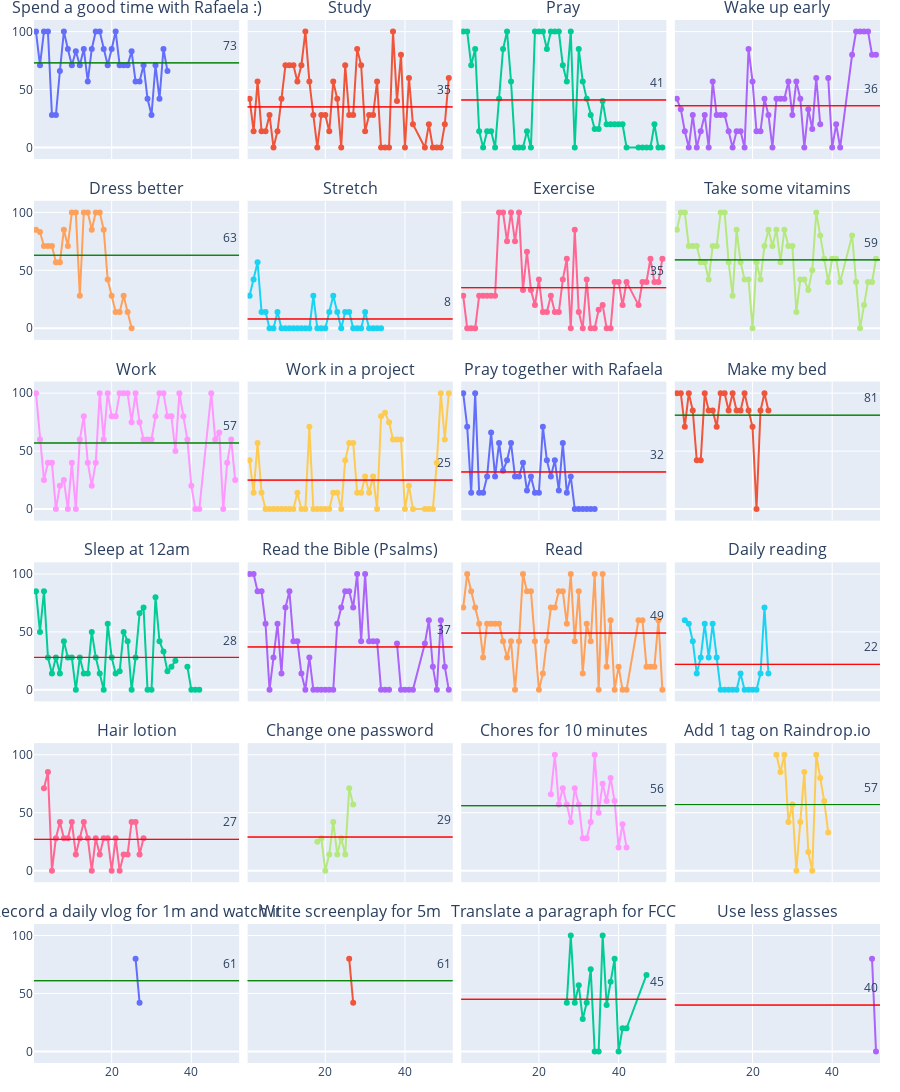

Here is the notebook cell this chart was saved with:
### Code cell
import os
import re
import pandas as pd
import plotly.express as px
from plotly.subplots import make_subplots
import plotly.graph_objects as go
import numpy as np

def parse_week(s):
  pattern = re.compile(r"Week (?P<number>\d+): (?P<qty>\d)/(?P<total>\d)")
  match = pattern.match(s)

  number = int(match.group("number"))
  qty = int(match.group("qty"))
  total = int(match.group("total"))

  return (number, qty, total)

directory = 'Export-ab37a8aa-56cd-4e32-a09b-96b05c412542/Habit Tracker de9812bc2ef24f37abe36f13c9109c47/'

files = os.listdir(directory)
habits = []
for filename in files:
  lines = []
  with open(directory + filename) as file:
      try:
          lines = file.readlines()
      except:
          print(filename)

  name = ""
  weeks = []
  for line in lines:
    if line.startswith("# "):
      name = line.replace("# ", "").strip()
    if line.startswith("Week "):
      weeks.append(parse_week(line.strip()))

  for week in weeks:
    habits.append([name, week[0], week[1], week[2]])

df = pd.DataFrame(habits, columns=['name', 'week', 'done', 'total'])
df['result'] = np.floor(df['done'] / df['total'] * 100)
df = df.sort_values(by="week")

start_end = df.groupby('name').agg({'week': ['min', 'max']})

habits_names = df['name'].unique()

fig = make_subplots(
  rows=6, cols=4, subplot_titles=habits_names, shared_yaxes=True,
  shared_xaxes=True, vertical_spacing=0.04, horizontal_spacing=0.01)

i = 0
means = []
for habit_name in habits_names:
  row = (i // 4) + 1
  col = (i % 4) + 1
  habit = df.query("name=='%s'" % habit_name)
  fig.add_trace(go.Scatter(x=habit["week"], y=habit["result"],
                            mode='lines+markers', name='', text=habit["done"]),
                row=row, col=col)
  i += 1
  means.append({"i": i, "mean": int(np.floor(habit["result"].mean()))})

fig.update_xaxes(range=[0.5, 52])
fig.update_yaxes(range=[-10, 110])
shapes = list(map(lambda x: dict(
  x0=0, x1=52, y0=x["mean"], y1=x["mean"], xref='x' + str(x["i"]), yref='y' + str(x["i"]),
  line_width=1, line_color="green" if x["mean"] > 50 else "red"), means))
means_annotations = list(map(lambda x: dict(
  x=52, y=x["mean"] + 15, xref='x' + str(x["i"]), yref='y' + str(x["i"]),
  showarrow=False, xanchor='right', text=x["mean"]), means))

fig.update_layout(showlegend=False, shapes=shapes, margin_t=20, margin_b=20, margin_r=20, margin_l=20, height=1500)

annotations = [a.to_plotly_json() for a in fig["layout"]["annotations"]]
annotations.extend(means_annotations)
fig["layout"]["annotations"] = annotations

fig.show(config={'displayModeBar': False})
fig.write_image("results.png")

### Figure 1 — Plotly figure (JSON) as saved in the notebook; plotly's stock layout.template omitted (floating-point values rounded to 4 significant figures)
{"data": [{"mode": "lines+markers", "name": "", "text": [7, 5, 6, 7, 2, 2, 4, 6, 6, 5, 5, 5, 6, 4, 6, 5, 6, 6, 5, 6, 7, 5, 5, 5, 5, 4, 4, 5, 3, 2, 5, 3, 6, 4], "type": "scatter", "x": [1, 2, 3, 4, 5, 6, 7, 8, 9, 10, 11, 12, 13, 14, 15, 16, 17, 18, 19, 20, 21, 22, 23, 24, 25, 26, 27, 28, 29, 30, 31, 32, 33, 34], "xaxis": "x", "y": [100, 71, 100, 100, 28, 28, 66, 100, 85, 71, 83, 71, 85, 57, 85, 100, 100, 85, 71, 85, 100, 71, 71, 71, 83, 57, 57, 71, 42, 28, 71, 42, 85, 66], "yaxis": "y"}, {"mode": "lines+markers", "name": "", "text": [3, 1, 4, 1, 1, 2, 0, 1, 3, 5, 5, 5, 4, 5, 7, 4, 2, 0, 2, 2, 1, 4, 3, 0, 5, 2, 2, 6, 5, 1, 2, 2, 4, 0, 0, 0, 5, 2, 4, 0, 3, 1, 0, 1, 0, 0, 0, 1, 3], "type": "scatter", "x": [1, 2, 3, 4, 5, 6, 7, 8, 9, 10, 11, 12, 13, 14, 15, 16, 17, 18, 19, 20, 21, 22, 23, 24, 25, 26, 27, 28, 29, 30, 31, 32, 33, 34, 35, 36, 37, 38, 39, 40, 41, 42, 45, 46, 47, 48, 49, 50, 51], "xaxis": "x2", "y": [42, 14, 57, 14, 14, 28, 0, 14, 42, 71, 71, 71, 57, 71, 100, 57, 28, 0, 28, 28, 14, 57, 42, 0, 71, 28, 28, 85, 71, 14, 28, 28, 57, 0, 0, 0, 100, 40, 80, 0, 60, 20, 0, 20, 0, 0, 0, 20, 60], "yaxis": "y2"}, {"mode": "lines+markers", "name": "", "text": [7, 7, 5, 6, 1, 0, 1, 1, 0, 3, 6, 7, 4, 0, 0, 0, 1, 0, 7, 7, 7, 6, 7, 7, 7, 5, 4, 7, 0, 6, 4, 3, 2, 1, 1, 2, 1, 1, 1, 1, 1, 0, 0, 0, 0, 0, 1, 0, 0], "type": "scatter", "x": [1, 2, 3, 4, 5, 6, 7, 8, 9, 10, 11, 12, 13, 14, 15, 16, 17, 18, 19, 20, 21, 22, 23, 24, 25, 26, 27, 28, 29, 30, 31, 32, 33, 34, 35, 36, 37, 38, 39, 40, 41, 42, 45, 46, 47, 48, 49, 50, 51], "xaxis": "x3", "y": [100, 100, 71, 85, 14, 0, 14, 14, 0, 42, 85, 100, 57, 0, 0, 0, 14, 0, 100, 100, 100, 85, 100, 100, 100, 71, 57, 100, 0, 85, 57, 42, 28, 16, 16, 40, 20, 20, 20, 20, 20, 0, 0, 0, 0, 0, 20, 0, 0], "yaxis": "y3"}, {"mode": "lines+markers", "name": "", "text": [3, 2, 1, 0, 2, 0, 1, 2, 0, 4, 2, 2, 2, 1, 0, 1, 1, 0, 6, 4, 1, 1, 3, 2, 0, 3, 3, 3, 4, 2, 4, 3, 0, 2, 1, 3, 1, 0, 3, 0, 1, 0, 4, 5, 5, 5, 5, 4, 4], "type": "scatter", "x": [1, 2, 3, 4, 5, 6, 7, 8, 9, 10, 11, 12, 13, 14, 15, 16, 17, 18, 19, 20, 21, 22, 23, 24, 25, 26, 27, 28, 29, 30, 31, 32, 33, 34, 35, 36, 37, 38, 39, 40, 41, 42, 45, 46, 47, 48, 49, 50, 51], "xaxis": "x4", "y": [42, 33, 14, 0, 28, 0, 14, 28, 0, 57, 28, 28, 28, 14, 0, 14, 14, 0, 85, 57, 14, 14, 42, 28, 0, 42, 42, 42, 57, 28, 57, 42, 0, 33, 16, 60, 20, null, 60, 0, 20, 0, 80, 100, 100, 100, 100, 80, 80], "yaxis": "y4"}, {"mode": "lines+markers", "name": "", "text": [6, 5, 5, 5, 5, 4, 4, 6, 5, 7, 7, 2, 7, 7, 6, 7, 7, 6, 3, 2, 1, 1, 2, 1, 0], "type": "scatter", "x": [1, 2, 3, 4, 5, 6, 7, 8, 9, 10, 11, 12, 13, 14, 15, 16, 17, 18, 19, 20, 21, 22, 23, 24, 25], "xaxis": "x5", "y": [85, 83, 71, 71, 71, 57, 57, 85, 71, 100, 100, 28, 100, 100, 85, 100, 100, 85, 42, 28, 14, 14, 28, 14, 0], "yaxis": "y5"}, {"mode": "lines+markers", "name": "", "text": [2, 3, 4, 1, 1, 0, 0, 1, 0, 0, 0, 0, 0, 0, 0, 0, 2, 0, 0, 0, 1, 2, 1, 0, 1, 1, 0, 0, 0, 1, 0, 0, 0, 0], "type": "scatter", "x": [1, 2, 3, 4, 5, 6, 7, 8, 9, 10, 11, 12, 13, 14, 15, 16, 17, 18, 19, 20, 21, 22, 23, 24, 25, 26, 27, 28, 29, 30, 31, 32, 33, 34], "xaxis": "x6", "y": [28, 42, 57, 14, 14, 0, 0, 14, 0, 0, 0, 0, 0, 0, 0, 0, 28, 0, 0, 0, 14, 28, 14, 0, 14, 14, 0, 0, 0, 14, 0, 0, 0, 0], "yaxis": "y6"}, {"mode": "lines+markers", "name": "", "text": [2, 0, 0, 0, 2, 2, 2, 2, 2, 3, 3, 3, 3, 3, 3, 1, 2, 1, 1, 3, 1, 1, 2, 1, 1, 3, 3, 0, 6, 1, 0, 3, 0, 0, 1, 1, 0, 0, 2, 2, 1, 2, 1, 2, 2, 3, 2, 2, 3], "type": "scatter", "x": [1, 2, 3, 4, 5, 6, 7, 8, 9, 10, 11, 12, 13, 14, 15, 16, 17, 18, 19, 20, 21, 22, 23, 24, 25, 26, 27, 28, 29, 30, 31, 32, 33, 34, 35, 36, 37, 38, 39, 40, 41, 42, 45, 46, 47, 48, 49, 50, 51], "xaxis": "x7", "y": [28, 0, 0, 0, 28, 28, 28, 28, 28, 100, 100, 75, 100, 75, 100, 33, 66, 33, 20, 42, 14, 14, 28, 14, 14, 42, 60, 0, 85, 14, 0, 42, 0, 0, 16, 20, 0, 0, 40, 40, 20, 40, 20, 40, 40, 60, 40, 40, 60], "yaxis": "y7"}, {"mode": "lines+markers", "name": "", "text": [6, 7, 7, 5, 5, 5, 4, 4, 3, 5, 5, 7, 7, 4, 2, 6, 4, 3, 3, 0, 4, 3, 5, 6, 5, 6, 4, 6, 5, 5, 1, 3, 3, 2, 3, 5, 4, 3, 2, 3, 3, 2, 4, 2, 0, 1, 2, 2, 3], "type": "scatter", "x": [1, 2, 3, 4, 5, 6, 7, 8, 9, 10, 11, 12, 13, 14, 15, 16, 17, 18, 19, 20, 21, 22, 23, 24, 25, 26, 27, 28, 29, 30, 31, 32, 33, 34, 35, 36, 37, 38, 39, 40, 41, 42, 45, 46, 47, 48, 49, 50, 51], "xaxis": "x8", "y": [85, 100, 100, 71, 71, 71, 57, 57, 42, 71, 71, 100, 100, 57, 28, 85, 57, 42, 42, 0, 57, 42, 71, 85, 71, 85, 57, 85, 71, 71, 14, 42, 42, 33, 50, 100, 80, 60, 40, 60, 60, 40, 80, 40, 0, 20, 40, 40, 60], "yaxis": "y8"}, {"mode": "lines+markers", "name": "", "text": [5, 3, 1, 2, 2, 0, 1, 1, 0, 2, 0, 3, 4, 2, 1, 2, 5, 3, 5, 4, 4, 4, 5, 5, 3, 4, 3, 3, 3, 3, 4, 5, 5, 4, 4, 2, 5, 4, 3, 1, 0, 0, 5, 3, 2, 0, 2, 3, 1], "type": "scatter", "x": [1, 2, 3, 4, 5, 6, 7, 8, 9, 10, 11, 12, 13, 14, 15, 16, 17, 18, 19, 20, 21, 22, 23, 24, 25, 26, 27, 28, 29, 30, 31, 32, 33, 34, 35, 36, 37, 38, 39, 40, 41, 42, 45, 46, 47, 48, 49, 50, 51], "xaxis": "x9", "y": [100, 60, 25, 40, 40, 0, 20, 25, 0, 40, 0, 60, 80, 40, 20, 40, 100, 60, 100, 80, 80, 100, 100, 100, 75, 100, 75, 60, 60, 60, 80, 100, 100, 80, 80, 50, 100, 80, 60, 20, 0, 0, 100, 60, 66, 0, 40, 60, 25], "yaxis": "y9"}, {"mode": "lines+markers", "name": "", "text": [3, 1, 4, 1, 0, 0, 0, 0, 0, 0, 0, 0, 1, 0, 0, 5, 0, 0, 0, 0, 0, 1, 1, 0, 3, 4, 4, 1, 1, 2, 1, 2, 0, 4, 5, 3, 3, 3, 3, 0, 1, 0, 0, 0, 0, 2, 5, 3, 5], "type": "scatter", "x": [1, 2, 3, 4, 5, 6, 7, 8, 9, 10, 11, 12, 13, 14, 15, 16, 17, 18, 19, 20, 21, 22, 23, 24, 25, 26, 27, 28, 29, 30, 31, 32, 33, 34, 35, 36, 37, 38, 39, 40, 41, 42, 45, 46, 47, 48, 49, 50, 51], "xaxis": "x10", "y": [42, 14, 57, 14, 0, 0, 0, 0, 0, 0, 0, 0, 14, 0, 0, 71, 0, 0, 0, 0, 0, 14, 14, 0, 42, 57, 57, 14, 14, 28, 14, 28, 0, 80, 83, 75, 60, 60, 60, 0, 20, 0, 0, 0, 0, 40, 100, 60, 100], "yaxis": "y10"}, {"mode": "lines+markers", "name": "", "text": [1, 5, 1, 7, 1, 1, 2, 4, 2, 4, 2, 3, 4, 2, 2, 2, 1, 2, 1, 1, 5, 3, 2, 3, 1, 4, 1, 2, 0, 0, 0, 0, 0, 0], "type": "scatter", "x": [1, 2, 3, 4, 5, 6, 7, 8, 9, 10, 11, 12, 13, 14, 15, 16, 17, 18, 19, 20, 21, 22, 23, 24, 25, 26, 27, 28, 29, 30, 31, 32, 33, 34], "xaxis": "x11", "y": [100, 71, 14, 100, 14, 14, 28, 66, 28, 57, 33, 42, 57, 28, 28, 40, 16, 28, 14, 14, 71, 42, 28, 42, 16, 57, 14, 28, 0, 0, 0, 0, 0, 0], "yaxis": "y11"}, {"mode": "lines+markers", "name": "", "text": [7, 6, 5, 7, 6, 3, 3, 7, 6, 6, 5, 7, 7, 6, 7, 6, 6, 7, 6, 5, 0, 6, 7, 6], "type": "scatter", "x": [1, 2, 3, 4, 5, 6, 7, 8, 9, 10, 11, 12, 13, 14, 15, 16, 17, 18, 19, 20, 21, 22, 23, 24], "xaxis": "x12", "y": [100, 100, 71, 100, 85, 42, 42, 100, 85, 85, 71, 100, 100, 85, 100, 85, 85, 100, 85, 71, 0, 85, 100, 85], "yaxis": "y12"}, {"mode": "lines+markers", "name": "", "text": [6, 3, 6, 2, 1, 2, 1, 3, 2, 2, 0, 2, 1, 1, 3, 2, 1, 0, 4, 2, 1, 1, 3, 3, 0, 2, 4, 5, 0, 0, 4, 3, 2, 1, 1, 1, 0, 0, 1, 0, 0, 0], "type": "scatter", "x": [1, 2, 3, 4, 5, 6, 7, 8, 9, 10, 11, 12, 13, 14, 15, 16, 17, 18, 19, 20, 21, 22, 23, 24, 25, 26, 27, 28, 29, 30, 31, 32, 33, 34, 35, 36, 37, 38, 39, 40, 41, 42], "xaxis": "x13", "y": [85, 50, 85, 28, 14, 28, 14, 42, 28, 28, 0, 28, 14, 14, 50, 28, 14, 0, 57, 28, 14, 16, 50, 42, 0, 28, 66, 71, 0, 0, 80, 42, 33, 16, 20, 25, null, null, 20, 0, 0, 0], "yaxis": "y13"}, {"mode": "lines+markers", "name": "", "text": [7, 7, 6, 6, 4, 0, 2, 4, 1, 5, 6, 3, 3, 1, 0, 2, 0, 0, 0, 0, 0, 0, 4, 5, 6, 6, 5, 7, 3, 7, 3, 3, 3, 0, 0, 0, 0, 2, 0, 0, 0, 0, 2, 3, 1, 0, 3, 1, 0], "type": "scatter", "x": [1, 2, 3, 4, 5, 6, 7, 8, 9, 10, 11, 12, 13, 14, 15, 16, 17, 18, 19, 20, 21, 22, 23, 24, 25, 26, 27, 28, 29, 30, 31, 32, 33, 34, 35, 36, 37, 38, 39, 40, 41, 42, 45, 46, 47, 48, 49, 50, 51], "xaxis": "x14", "y": [100, 100, 85, 85, 57, 0, 28, 57, 14, 71, 85, 42, 42, 14, 0, 28, 0, 0, 0, 0, 0, 0, 57, 71, 85, 85, 71, 100, 42, 100, 42, 42, 42, 0, 0, 0, null, 40, 0, 0, 0, 0, 40, 60, 20, 0, 60, 20, 0], "yaxis": "y14"}, {"mode": "lines+markers", "name": "", "text": [5, 7, 6, 5, 4, 2, 4, 4, 4, 4, 3, 2, 3, 0, 3, 7, 6, 6, 3, 0, 1, 3, 5, 5, 6, 6, 4, 7, 3, 6, 1, 4, 3, 2, 0, 1, 1, 3, 0, 1, 0, 0, 3, 3, 1, 1, 1, 3, 0], "type": "scatter", "x": [1, 2, 3, 4, 5, 6, 7, 8, 9, 10, 11, 12, 13, 14, 15, 16, 17, 18, 19, 20, 21, 22, 23, 24, 25, 26, 27, 28, 29, 30, 31, 32, 33, 34, 35, 36, 37, 38, 39, 40, 41, 42, 45, 46, 47, 48, 49, 50, 51], "xaxis": "x15", "y": [71, 100, 85, 71, 57, 28, 57, 57, 57, 57, 42, 28, 42, 0, 42, 100, 85, 85, 42, 0, 14, 42, 71, 71, 85, 85, 57, 100, 42, 85, 14, 57, 42, 100, 0, 100, 20, 60, 0, 20, 0, 0, 60, 60, 20, 20, 20, 60, 0], "yaxis": "y15"}, {"mode": "lines+markers", "name": "", "text": [3, 4, 3, 1, 2, 4, 2, 4, 2, 0, 0, 0, 0, 0, 1, 0, 0, 0, 0, 1, 5, 1], "type": "scatter", "x": [3, 4, 5, 6, 7, 8, 9, 10, 11, 12, 13, 14, 15, 16, 17, 18, 19, 20, 21, 22, 23, 24], "xaxis": "x16", "y": [60, 57, 42, 14, 28, 57, 28, 57, 28, 0, 0, 0, 0, 0, 14, 0, 0, 0, 0, 14, 71, 14], "yaxis": "y16"}, {"mode": "lines+markers", "name": "", "text": [5, 6, 0, 2, 3, 2, 2, 3, 1, 2, 3, 2, 0, 2, 1, 2, 2, 0, 2, 0, 1, 1, 3, 3, 1, 2], "type": "scatter", "x": [3, 4, 5, 6, 7, 8, 9, 10, 11, 12, 13, 14, 15, 16, 17, 18, 19, 20, 21, 22, 23, 24, 25, 26, 27, 28], "xaxis": "x17", "y": [71, 85, 0, 28, 42, 28, 28, 42, 14, 28, 42, 28, 0, 28, 14, 28, 28, 0, 28, 0, 14, 14, 42, 42, 14, 28], "yaxis": "y17"}, {"mode": "lines+markers", "name": "", "text": [1, 2, 0, 1, 3, 1, 2, 1, 5, 4], "type": "scatter", "x": [18, 19, 20, 21, 22, 23, 24, 25, 26, 27], "xaxis": "x18", "y": [25, 28, 0, 14, 42, 14, 28, 14, 71, 57], "yaxis": "y18"}, {"mode": "lines+markers", "name": "", "text": [4, 7, 4, 5, 4, 3, 5, 4, 2, 2, 3, 5, 3, 3, 3, 4, 3, 1, 2, 1], "type": "scatter", "x": [23, 24, 25, 26, 27, 28, 29, 30, 31, 32, 33, 34, 35, 36, 37, 38, 39, 40, 41, 42], "xaxis": "x19", "y": [66, 100, 57, 71, 57, 42, 71, 57, 28, 28, 42, 100, 50, 75, 60, 80, 60, 20, 40, 20], "yaxis": "y19"}, {"mode": "lines+markers", "name": "", "text": [4, 6, 7, 3, 4, 0, 3, 6, 1, 0, 4, 4, 3, 1], "type": "scatter", "x": [26, 27, 28, 29, 30, 31, 32, 33, 34, 35, 36, 37, 38, 39], "xaxis": "x20", "y": [100, 85, 100, 42, 57, 0, 42, 85, 16, 0, 100, 80, 60, 33], "yaxis": "y20"}, {"mode": "lines+markers", "name": "", "text": [4, 3], "type": "scatter", "x": [26, 27], "xaxis": "x21", "y": [80, 42], "yaxis": "y21"}, {"mode": "lines+markers", "name": "", "text": [4, 3], "type": "scatter", "x": [26, 27], "xaxis": "x22", "y": [80, 42], "yaxis": "y22"}, {"mode": "lines+markers", "name": "", "text": [3, 7, 3, 4, 2, 3, 5, 0, 0, 4, 2, 3, 4, 0, 1, 1, 2], "type": "scatter", "x": [27, 28, 29, 30, 31, 32, 33, 34, 35, 36, 37, 38, 39, 40, 41, 42, 47], "xaxis": "x23", "y": [42, 100, 42, 57, 28, 42, 71, 0, 0, 100, 40, 60, 80, 0, 20, 20, 66], "yaxis": "y23"}, {"mode": "lines+markers", "name": "", "text": [4, 0], "type": "scatter", "x": [50, 51], "xaxis": "x24", "y": [80, 0], "yaxis": "y24"}], "layout": {"annotations": [{"font": {"size": 16}, "showarrow": false, "text": "Spend a good time with Rafaela :)", "x": 0.1212, "xanchor": "center", "xref": "paper", "y": 1, "yanchor": "bottom", "yref": "paper"}, {"font": {"size": 16}, "showarrow": false, "text": "Study", "x": 0.3738, "xanchor": "center", "xref": "paper", "y": 1, "yanchor": "bottom", "yref": "paper"}, {"font": {"size": 16}, "showarrow": false, "text": "Pray", "x": 0.6262, "xanchor": "center", "xref": "paper", "y": 1, "yanchor": "bottom", "yref": "paper"}, {"font": {"size": 16}, "showarrow": false, "text": "Wake up early", "x": 0.8788, "xanchor": "center", "xref": "paper", "y": 1, "yanchor": "bottom", "yref": "paper"}, {"font": {"size": 16}, "showarrow": false, "text": "Dress better", "x": 0.1212, "xanchor": "center", "xref": "paper", "y": 0.8267, "yanchor": "bottom", "yref": "paper"}, {"font": {"size": 16}, "showarrow": false, "text": "Stretch", "x": 0.3738, "xanchor": "center", "xref": "paper", "y": 0.8267, "yanchor": "bottom", "yref": "paper"}, {"font": {"size": 16}, "showarrow": false, "text": "Exercise", "x": 0.6262, "xanchor": "center", "xref": "paper", "y": 0.8267, "yanchor": "bottom", "yref": "paper"}, {"font": {"size": 16}, "showarrow": false, "text": "Take some vitamins", "x": 0.8788, "xanchor": "center", "xref": "paper", "y": 0.8267, "yanchor": "bottom", "yref": "paper"}, {"font": {"size": 16}, "showarrow": false, "text": "Work", "x": 0.1212, "xanchor": "center", "xref": "paper", "y": 0.6533, "yanchor": "bottom", "yref": "paper"}, {"font": {"size": 16}, "showarrow": false, "text": "Work in a project", "x": 0.3738, "xanchor": "center", "xref": "paper", "y": 0.6533, "yanchor": "bottom", "yref": "paper"}, {"font": {"size": 16}, "showarrow": false, "text": "Pray together with Rafaela", "x": 0.6262, "xanchor": "center", "xref": "paper", "y": 0.6533, "yanchor": "bottom", "yref": "paper"}, {"font": {"size": 16}, "showarrow": false, "text": "Make my bed", "x": 0.8788, "xanchor": "center", "xref": "paper", "y": 0.6533, "yanchor": "bottom", "yref": "paper"}, {"font": {"size": 16}, "showarrow": false, "text": "Sleep at 12am", "x": 0.1212, "xanchor": "center", "xref": "paper", "y": 0.48, "yanchor": "bottom", "yref": "paper"}, {"font": {"size": 16}, "showarrow": false, "text": "Read the Bible (Psalms)", "x": 0.3738, "xanchor": "center", "xref": "paper", "y": 0.48, "yanchor": "bottom", "yref": "paper"}, {"font": {"size": 16}, "showarrow": false, "text": "Read", "x": 0.6262, "xanchor": "center", "xref": "paper", "y": 0.48, "yanchor": "bottom", "yref": "paper"}, {"font": {"size": 16}, "showarrow": false, "text": "Daily reading", "x": 0.8788, "xanchor": "center", "xref": "paper", "y": 0.48, "yanchor": "bottom", "yref": "paper"}, {"font": {"size": 16}, "showarrow": false, "text": "Hair lotion", "x": 0.1212, "xanchor": "center", "xref": "paper", "y": 0.3067, "yanchor": "bottom", "yref": "paper"}, {"font": {"size": 16}, "showarrow": false, "text": "Change one password", "x": 0.3738, "xanchor": "center", "xref": "paper", "y": 0.3067, "yanchor": "bottom", "yref": "paper"}, {"font": {"size": 16}, "showarrow": false, "text": "Chores for 10 minutes", "x": 0.6262, "xanchor": "center", "xref": "paper", "y": 0.3067, "yanchor": "bottom", "yref": "paper"}, {"font": {"size": 16}, "showarrow": false, "text": "Add 1 tag on Raindrop.io", "x": 0.8788, "xanchor": "center", "xref": "paper", "y": 0.3067, "yanchor": "bottom", "yref": "paper"}, {"font": {"size": 16}, "showarrow": false, "text": "Record a daily vlog for 1m and watch it", "x": 0.1212, "xanchor": "center", "xref": "paper", "y": 0.1333, "yanchor": "bottom", "yref": "paper"}, {"font": {"size": 16}, "showarrow": false, "text": "Write screenplay for 5m", "x": 0.3738, "xanchor": "center", "xref": "paper", "y": 0.1333, "yanchor": "bottom", "yref": "paper"}, {"font": {"size": 16}, "showarrow": false, "text": "Translate a paragraph for FCC", "x": 0.6262, "xanchor": "center", "xref": "paper", "y": 0.1333, "yanchor": "bottom", "yref": "paper"}, {"font": {"size": 16}, "showarrow": false, "text": "Use less glasses", "x": 0.8788, "xanchor": "center", "xref": "paper", "y": 0.1333, "yanchor": "bottom", "yref": "paper"}, {"showarrow": false, "text": "73", "x": 52, "xanchor": "right", "xref": "x", "y": 88, "yref": "y"}, {"showarrow": false, "text": "35", "x": 52, "xanchor": "right", "xref": "x2", "y": 50, "yref": "y2"}, {"showarrow": false, "text": "41", "x": 52, "xanchor": "right", "xref": "x3", "y": 56, "yref": "y3"}, {"showarrow": false, "text": "36", "x": 52, "xanchor": "right", "xref": "x4", "y": 51, "yref": "y4"}, {"showarrow": false, "text": "63", "x": 52, "xanchor": "right", "xref": "x5", "y": 78, "yref": "y5"}, {"showarrow": false, "text": "8", "x": 52, "xanchor": "right", "xref": "x6", "y": 23, "yref": "y6"}, {"showarrow": false, "text": "35", "x": 52, "xanchor": "right", "xref": "x7", "y": 50, "yref": "y7"}, {"showarrow": false, "text": "59", "x": 52, "xanchor": "right", "xref": "x8", "y": 74, "yref": "y8"}, {"showarrow": false, "text": "57", "x": 52, "xanchor": "right", "xref": "x9", "y": 72, "yref": "y9"}, {"showarrow": false, "text": "25", "x": 52, "xanchor": "right", "xref": "x10", "y": 40, "yref": "y10"}, {"showarrow": false, "text": "32", "x": 52, "xanchor": "right", "xref": "x11", "y": 47, "yref": "y11"}, {"showarrow": false, "text": "81", "x": 52, "xanchor": "right", "xref": "x12", "y": 96, "yref": "y12"}, {"showarrow": false, "text": "28", "x": 52, "xanchor": "right", "xref": "x13", "y": 43, "yref": "y13"}, {"showarrow": false, "text": "37", "x": 52, "xanchor": "right", "xref": "x14", "y": 52, "yref": "y14"}, {"showarrow": false, "text": "49", "x": 52, "xanchor": "right", "xref": "x15", "y": 64, "yref": "y15"}, {"showarrow": false, "text": "22", "x": 52, "xanchor": "right", "xref": "x16", "y": 37, "yref": "y16"}, {"showarrow": false, "text": "27", "x": 52, "xanchor": "right", "xref": "x17", "y": 42, "yref": "y17"}, {"showarrow": false, "text": "29", "x": 52, "xanchor": "right", "xref": "x18", "y": 44, "yref": "y18"}, {"showarrow": false, "text": "56", "x": 52, "xanchor": "right", "xref": "x19", "y": 71, "yref": "y19"}, {"showarrow": false, "text": "57", "x": 52, "xanchor": "right", "xref": "x20", "y": 72, "yref": "y20"}, {"showarrow": false, "text": "61", "x": 52, "xanchor": "right", "xref": "x21", "y": 76, "yref": "y21"}, {"showarrow": false, "text": "61", "x": 52, "xanchor": "right", "xref": "x22", "y": 76, "yref": "y22"}, {"showarrow": false, "text": "45", "x": 52, "xanchor": "right", "xref": "x23", "y": 60, "yref": "y23"}, {"showarrow": false, "text": "40", "x": 52, "xanchor": "right", "xref": "x24", "y": 55, "yref": "y24"}], "height": 1500, "margin": {"b": 20, "l": 20, "r": 20, "t": 20}, "shapes": [{"line": {"color": "green", "width": 1}, "x0": 0, "x1": 52, "xref": "x", "y0": 73, "y1": 73, "yref": "y"}, {"line": {"color": "red", "width": 1}, "x0": 0, "x1": 52, "xref": "x2", "y0": 35, "y1": 35, "yref": "y2"}, {"line": {"color": "red", "width": 1}, "x0": 0, "x1": 52, "xref": "x3", "y0": 41, "y1": 41, "yref": "y3"}, {"line": {"color": "red", "width": 1}, "x0": 0, "x1": 52, "xref": "x4", "y0": 36, "y1": 36, "yref": "y4"}, {"line": {"color": "green", "width": 1}, "x0": 0, "x1": 52, "xref": "x5", "y0": 63, "y1": 63, "yref": "y5"}, {"line": {"color": "red", "width": 1}, "x0": 0, "x1": 52, "xref": "x6", "y0": 8, "y1": 8, "yref": "y6"}, {"line": {"color": "red", "width": 1}, "x0": 0, "x1": 52, "xref": "x7", "y0": 35, "y1": 35, "yref": "y7"}, {"line": {"color": "green", "width": 1}, "x0": 0, "x1": 52, "xref": "x8", "y0": 59, "y1": 59, "yref": "y8"}, {"line": {"color": "green", "width": 1}, "x0": 0, "x1": 52, "xref": "x9", "y0": 57, "y1": 57, "yref": "y9"}, {"line": {"color": "red", "width": 1}, "x0": 0, "x1": 52, "xref": "x10", "y0": 25, "y1": 25, "yref": "y10"}, {"line": {"color": "red", "width": 1}, "x0": 0, "x1": 52, "xref": "x11", "y0": 32, "y1": 32, "yref": "y11"}, {"line": {"color": "green", "width": 1}, "x0": 0, "x1": 52, "xref": "x12", "y0": 81, "y1": 81, "yref": "y12"}, {"line": {"color": "red", "width": 1}, "x0": 0, "x1": 52, "xref": "x13", "y0": 28, "y1": 28, "yref": "y13"}, {"line": {"color": "red", "width": 1}, "x0": 0, "x1": 52, "xref": "x14", "y0": 37, "y1": 37, "yref": "y14"}, {"line": {"color": "red", "width": 1}, "x0": 0, "x1": 52, "xref": "x15", "y0": 49, "y1": 49, "yref": "y15"}, {"line": {"color": "red", "width": 1}, "x0": 0, "x1": 52, "xref": "x16", "y0": 22, "y1": 22, "yref": "y16"}, {"line": {"color": "red", "width": 1}, "x0": 0, "x1": 52, "xref": "x17", "y0": 27, "y1": 27, "yref": "y17"}, {"line": {"color": "red", "width": 1}, "x0": 0, "x1": 52, "xref": "x18", "y0": 29, "y1": 29, "yref": "y18"}, {"line": {"color": "green", "width": 1}, "x0": 0, "x1": 52, "xref": "x19", "y0": 56, "y1": 56, "yref": "y19"}, {"line": {"color": "green", "width": 1}, "x0": 0, "x1": 52, "xref": "x20", "y0": 57, "y1": 57, "yref": "y20"}, {"line": {"color": "green", "width": 1}, "x0": 0, "x1": 52, "xref": "x21", "y0": 61, "y1": 61, "yref": "y21"}, {"line": {"color": "green", "width": 1}, "x0": 0, "x1": 52, "xref": "x22", "y0": 61, "y1": 61, "yref": "y22"}, {"line": {"color": "red", "width": 1}, "x0": 0, "x1": 52, "xref": "x23", "y0": 45, "y1": 45, "yref": "y23"}, {"line": {"color": "red", "width": 1}, "x0": 0, "x1": 52, "xref": "x24", "y0": 40, "y1": 40, "yref": "y24"}], "showlegend": false, "xaxis": {"anchor": "y", "domain": [0, 0.2425], "matches": "x21", "range": [0.5, 52], "showticklabels": false}, "xaxis10": {"anchor": "y10", "domain": [0.2525, 0.495], "matches": "x22", "range": [0.5, 52], "showticklabels": false}, "xaxis11": {"anchor": "y11", "domain": [0.505, 0.7475], "matches": "x23", "range": [0.5, 52], "showticklabels": false}, "xaxis12": {"anchor": "y12", "domain": [0.7575, 1], "matches": "x24", "range": [0.5, 52], "showticklabels": false}, "xaxis13": {"anchor": "y13", "domain": [0, 0.2425], "matches": "x21", "range": [0.5, 52], "showticklabels": false}, "xaxis14": {"anchor": "y14", "domain": [0.2525, 0.495], "matches": "x22", "range": [0.5, 52], "showticklabels": false}, "xaxis15": {"anchor": "y15", "domain": [0.505, 0.7475], "matches": "x23", "range": [0.5, 52], "showticklabels": false}, "xaxis16": {"anchor": "y16", "domain": [0.7575, 1], "matches": "x24", "range": [0.5, 52], "showticklabels": false}, "xaxis17": {"anchor": "y17", "domain": [0, 0.2425], "matches": "x21", "range": [0.5, 52], "showticklabels": false}, "xaxis18": {"anchor": "y18", "domain": [0.2525, 0.495], "matches": "x22", "range": [0.5, 52], "showticklabels": false}, "xaxis19": {"anchor": "y19", "domain": [0.505, 0.7475], "matches": "x23", "range": [0.5, 52], "showticklabels": false}, "xaxis2": {"anchor": "y2", "domain": [0.2525, 0.495], "matches": "x22", "range": [0.5, 52], "showticklabels": false}, "xaxis20": {"anchor": "y20", "domain": [0.7575, 1], "matches": "x24", "range": [0.5, 52], "showticklabels": false}, "xaxis21": {"anchor": "y21", "domain": [0, 0.2425], "range": [0.5, 52]}, "xaxis22": {"anchor": "y22", "domain": [0.2525, 0.495], "range": [0.5, 52]}, "xaxis23": {"anchor": "y23", "domain": [0.505, 0.7475], "range": [0.5, 52]}, "xaxis24": {"anchor": "y24", "domain": [0.7575, 1], "range": [0.5, 52]}, "xaxis3": {"anchor": "y3", "domain": [0.505, 0.7475], "matches": "x23", "range": [0.5, 52], "showticklabels": false}, "xaxis4": {"anchor": "y4", "domain": [0.7575, 1], "matches": "x24", "range": [0.5, 52], "showticklabels": false}, "xaxis5": {"anchor": "y5", "domain": [0, 0.2425], "matches": "x21", "range": [0.5, 52], "showticklabels": false}, "xaxis6": {"anchor": "y6", "domain": [0.2525, 0.495], "matches": "x22", "range": [0.5, 52], "showticklabels": false}, "xaxis7": {"anchor": "y7", "domain": [0.505, 0.7475], "matches": "x23", "range": [0.5, 52], "showticklabels": false}, "xaxis8": {"anchor": "y8", "domain": [0.7575, 1], "matches": "x24", "range": [0.5, 52], "showticklabels": false}, "xaxis9": {"anchor": "y9", "domain": [0, 0.2425], "matches": "x21", "range": [0.5, 52], "showticklabels": false}, "yaxis": {"anchor": "x", "domain": [0.8667, 1], "range": [-10, 110]}, "yaxis10": {"anchor": "x10", "domain": [0.52, 0.6533], "matches": "y9", "range": [-10, 110], "showticklabels": false}, "yaxis11": {"anchor": "x11", "domain": [0.52, 0.6533], "matches": "y9", "range": [-10, 110], "showticklabels": false}, "yaxis12": {"anchor": "x12", "domain": [0.52, 0.6533], "matches": "y9", "range": [-10, 110], "showticklabels": false}, "yaxis13": {"anchor": "x13", "domain": [0.3467, 0.48], "range": [-10, 110]}, "yaxis14": {"anchor": "x14", "domain": [0.3467, 0.48], "matches": "y13", "range": [-10, 110], "showticklabels": false}, "yaxis15": {"anchor": "x15", "domain": [0.3467, 0.48], "matches": "y13", "range": [-10, 110], "showticklabels": false}, "yaxis16": {"anchor": "x16", "domain": [0.3467, 0.48], "matches": "y13", "range": [-10, 110], "showticklabels": false}, "yaxis17": {"anchor": "x17", "domain": [0.1733, 0.3067], "range": [-10, 110]}, "yaxis18": {"anchor": "x18", "domain": [0.1733, 0.3067], "matches": "y17", "range": [-10, 110], "showticklabels": false}, "yaxis19": {"anchor": "x19", "domain": [0.1733, 0.3067], "matches": "y17", "range": [-10, 110], "showticklabels": false}, "yaxis2": {"anchor": "x2", "domain": [0.8667, 1], "matches": "y", "range": [-10, 110], "showticklabels": false}, "yaxis20": {"anchor": "x20", "domain": [0.1733, 0.3067], "matches": "y17", "range": [-10, 110], "showticklabels": false}, "yaxis21": {"anchor": "x21", "domain": [0, 0.1333], "range": [-10, 110]}, "yaxis22": {"anchor": "x22", "domain": [0, 0.1333], "matches": "y21", "range": [-10, 110], "showticklabels": false}, "yaxis23": {"anchor": "x23", "domain": [0, 0.1333], "matches": "y21", "range": [-10, 110], "showticklabels": false}, "yaxis24": {"anchor": "x24", "domain": [0, 0.1333], "matches": "y21", "range": [-10, 110], "showticklabels": false}, "yaxis3": {"anchor": "x3", "domain": [0.8667, 1], "matches": "y", "range": [-10, 110], "showticklabels": false}, "yaxis4": {"anchor": "x4", "domain": [0.8667, 1], "matches": "y", "range": [-10, 110], "showticklabels": false}, "yaxis5": {"anchor": "x5", "domain": [0.6933, 0.8267], "range": [-10, 110]}, "yaxis6": {"anchor": "x6", "domain": [0.6933, 0.8267], "matches": "y5", "range": [-10, 110], "showticklabels": false}, "yaxis7": {"anchor": "x7", "domain": [0.6933, 0.8267], "matches": "y5", "range": [-10, 110], "showticklabels": false}, "yaxis8": {"anchor": "x8", "domain": [0.6933, 0.8267], "matches": "y5", "range": [-10, 110], "showticklabels": false}, "yaxis9": {"anchor": "x9", "domain": [0.52, 0.6533], "range": [-10, 110]}}}
